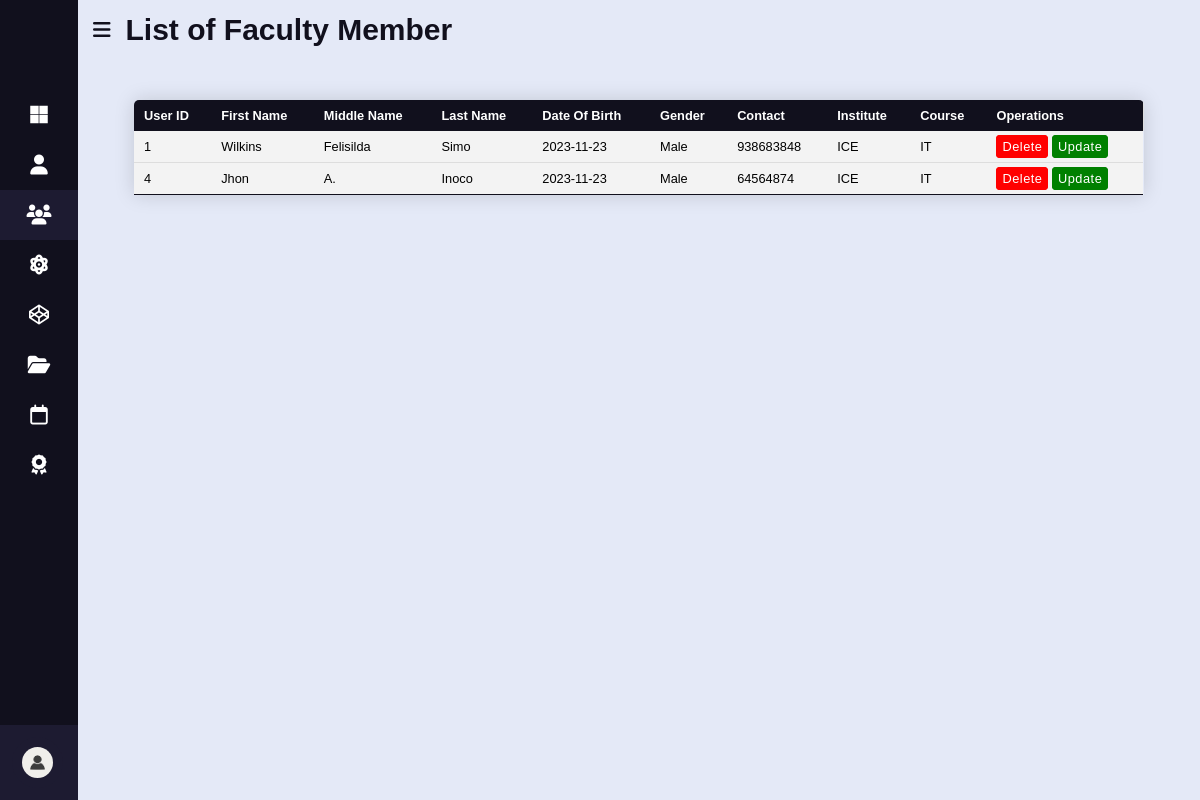
/grading-system/faculty/faculty-list.php (signed in), run on the app's committed database.
### tables this page shows
CREATE TABLE `faculty` (
  `ID` int(11) NOT NULL,
  `USERNAME` varchar(50) NOT NULL,
  `PASSWORD` varchar(100) NOT NULL,
  `ROLE` varchar(50) NOT NULL,
  `FIRST_NAME` varchar(125) NOT NULL,
  `MIDDLE_NAME` varchar(125) NOT NULL,
  `LAST_NAME` varchar(125) NOT NULL,
  `BIRTH_DATE` date NOT NULL,
  `GENDER` varchar(50) NOT NULL,
  `INSTITUTE` varchar(125) NOT NULL,
  `COURSE` varchar(125) NOT NULL,
  `CONTACT_NUM` int(11) NOT NULL
);

### grading-system/faculty/faculty-list.php (the view, shortened to what this page needs)
<!DOCTYPE html>
<html lang="en">
<head>
    <link rel="stylesheet" href="https://cdnjs.cloudflare.com/ajax/libs/font-awesome/6.2.1/css/all.min.css" />
    <link rel="stylesheet" href="../CSS/main.css" />
    <link rel="stylesheet" href="../CSS/tables.css">
</head>
<body>
    <?php  if (isset($_SESSION["ROLE"])):
          ?>
    <div class="sidebar close">
        <div class="logo">
        </div>
        <ul class="nav-list">
            <li>
                <a href="../index.php">
                    <i class="fab fa-microsoft"></i>
                </a>
            </li>
            <li>
                <div class="icon-link">
                    <a href="../student/students.php">
                        <i class="fa-solid fa-user"></i>
                    </a>
                </div>
            </li>
            <li class="see">
                <div class="icon-link">
                    <a href="faculty.php">
                        <i class="fa-solid fa-users"></i>
                    </a>
                </div>
            </li>
            <li>
                <div class="icon-link">
                    <a href="../subject/subject.php">
                        <i class="fa-solid fa-atom"></i>
                    </a>
                </div>
            </li>
            <li>
                <div class="icon-link">
                    <a href="../course/course.php">
                        <i class="fab fa-codepen"></i>
                    </a>
                </div>
            </li>
            <li>
                <div class="icon-link">
                    <a href="../institute/institute.php">
                        <i class="fa-solid fa-folder-open"></i>
                    </a>
                </div>
            </li>
            <li>
                <div class="icon-link">
                    <a href="../semester/semester.php">
                        <i class="fa-regular fa-calendar"></i>
                    </a>
                </div>
            </li>
            <li>
                <div class="icon-link">
                    <a href="../grade/grade.php">
                        <i class="fa-solid fa-award"></i>
                    </a>
                </div>
            </li>
            <li>
                <div class="profile-details">
                    <div class="profile-content">
                        <a href="../profile.php?update=<?= $_SESSION["ROLE"]; ?>"><img src="../img/user.jpg"
                                alt="" /></a>
                    </div>
                    <div class="name-job">
                    </div>
                    <a href="../login.php"><i class="fas fa-right-to-bracket"></i></a>
                </div>
            </li>
        </ul>
    </div>
    <div class="home-section">
        <div class="home-content">
            <i class="fas fa-bars"></i>
            <span class="text">List of Faculty Member</span>
        </div>
        <?php
      require_once("../db.php");
        $Query = "SELECT * FROM faculty";
        $studentResult = mysqli_query($con, $Query);
      ?>
        <table class="content-table">
            <thead>
                <tr>
                    <th>User ID</th>
                    <th>First Name</th>
                    <th>Middle Name</th>
                    <th>Last Name</th>
                    <th>Date Of Birth</th>
                    <th>Gender</th>
                    <th>Contact</th>
                    <th>Institute</th>
                    <th>Course</th>
                    <th colspan="2">Operations</th>
                </tr>
            </thead>
            <tbody>
                <?php
                while($row=mysqli_fetch_assoc( $studentResult))
                {
                    $UserID = $row['ID'];
                    $FIRST_NAME = $row['FIRST_NAME'];
                    $MIDDLE_NAME = $row['MIDDLE_NAME'];
                    $LAST_NAME = $row['LAST_NAME'];
                    $BIRTH_DATE = $row['BIRTH_DATE'];
                    $GENDER = $row['GENDER'];
                    $CONTACT_NUM = $row['CONTACT_NUM'];
                    $INSTITUTE = $row['INSTITUTE'];
                    $COURSE = $row['COURSE'];
              ?>
                <tr>
                    <td><?php echo $UserID ?></td>
                    <td><?php echo $FIRST_NAME ?></td>
                    <td><?php echo $MIDDLE_NAME ?></td>
                    <td><?php echo $LAST_NAME ?></td>
                    <td><?php echo $BIRTH_DATE ?></td>
                    <td><?php echo $GENDER ?></td>
                    <td><?php echo $CONTACT_NUM ?></td>
                    <td><?php echo $INSTITUTE ?></td>
                    <td><?php echo $COURSE ?></td>
                    <td>
                        <a href="students.php?delete=<?= $row['ID']; ?>">Delete</a>
                        <a href="update.php?update=<?= $row['ID']; ?>">Update</a>
                    </td>
                </tr>
                <?php
                                    }
                            ?>
            </tbody>
        </table>
    </div>
    <?php else: ?>
    <?php require_once("../login.php"); ?>
    <?php endif; ?>
</body>
</html>

### grading-system/CSS/main.css (style rules this page uses)
* { margin: 0; padding: 0; box-sizing: border-box; font-family: "Poppins", sans-serif; }
:root { --poppins: "Poppins", sans-serif; --lato: "Lato", sans-serif; --light: #f9f9f9; --blue: #3c91e6; --light-blue: #cfe8ff; --grey: #eee; --dark-grey: #aaaaaa; --dark: #342e37; --red: #db504a; --yellow: #ffce26; --light-yellow: #fff2c6; --orange: #fd7238; --light-orange: #ffe0d3; }
.sidebar { position: fixed; top: 0; left: 0; height: 100%; width: 260px; background-color: #11101d; z-index: 100; transition: all 0.5s ease; }
.sidebar.close { width: 78px; }
.sidebar .logo { height: 60px; display: flex; width: 100%; align-items: center; }
.sidebar .nav-list { height: 100%; padding: 30px 0 150px 0; overflow: auto; }
.sidebar .nav-list .see { background-color: #1d1b31; }
.sidebar.close .nav-list { overflow: visible; }
.sidebar .nav-list li { position: relative; list-style: none; transition: all 0.4s ease; }
.sidebar .nav-list li .icon-link { display: flex; align-items: center; justify-content: space-between; }
.sidebar.close .nav-list li .icon-link { display: block; }
.sidebar .nav-list li i { height: 50px; min-width: 78px; text-align: center; line-height: 50px; color: #fff; font-size: 20px; cursor: pointer; transition: all 0.3s ease; }
.sidebar .nav-list li a { display: flex; align-items: center; text-decoration: none; }
.profile-details { position: fixed; bottom: 0; width: 260px; display: flex; align-items: center; justify-content: space-between; background-color: #1d1b31; padding: 12px 0; transition: all 0.5s ease; }
.sidebar.close .profile-details { background-color: none; width: 78px; }
.profile-details .profile-content { display: flex; align-items: center; }
.profile-details .profile-content img { height: 51px; width: 51px; border-radius: 50%; object-fit: cover; margin: 0 14px 0 12px; background-color: #1d1b31; transition: all 0.5s ease; }
.sidebar.close .profile-details .profile-content img { padding: 10px; }
.home-section { position: relative; height: 100vh; width: calc(100% - 260px); left: 260px; background-color: #e4e9f7; transition: all 0.5s ease; }
.sidebar.close ~ .home-section { left: 78px; width: calc(100% - 78px); }
.home-section .home-content { display: flex; height: 60px; align-items: center; }
.home-section .home-content i, .home-section .home-content .text { color: #11101d; font-size: 20px; }
.home-section .home-content i { margin: 0 15px; cursor: pointer; }
.home-section .home-content .text { white-space: nowrap; font-size: 30px; font-weight: 600; }

### grading-system/CSS/tables.css (style rules this page uses)
* { font-family: sans-serif; }
.content-table { border-collapse: collapse; font-size: 0.8em; width: 90%; border-radius: 5px 5px 0 0; overflow: hidden; box-shadow: 0 0 20px rgba(0, 0, 0, 0.15); margin: 0 auto; margin-top: 40px; }
.content-table thead tr { background-color: #11101d; color: #ffffff; text-align: left; font-weight: bold; border-right: 1px solid #dddddd; }
.content-table th, .content-table td { padding: 8px 10px; }
.content-table tbody tr td a { border-radius: 4px; background-color: red; border: 2px solid red; color: white; text-decoration: none; padding: 2px 4px; font-size: 1em; letter-spacing: 0.5px; }
.content-table tbody tr td a:nth-child(2) { background-color: green; border: 2px solid green; }
.content-table tbody tr { border-bottom: 1px solid #dddddd; background-color: #f3f3f3; }
.content-table tbody tr:nth-of-type(even) { background-color: #f3f3f3; }
.content-table tbody tr:last-of-type { border-bottom: 1.5px solid #11101d; }

### data on the page
faculty: ID "1", FIRST_NAME "Wilkins", MIDDLE_NAME "Felisilda", LAST_NAME "Simo", BIRTH_DATE "2023-11-23", GENDER "Male", CONTACT_NUM "938683848", INSTITUTE "ICE", COURSE "IT"
faculty: ID "4", FIRST_NAME "Jhon", MIDDLE_NAME "A.", LAST_NAME "Inoco", BIRTH_DATE "2023-11-23", GENDER "Male", CONTACT_NUM "64564874", INSTITUTE "ICE", COURSE "IT"
